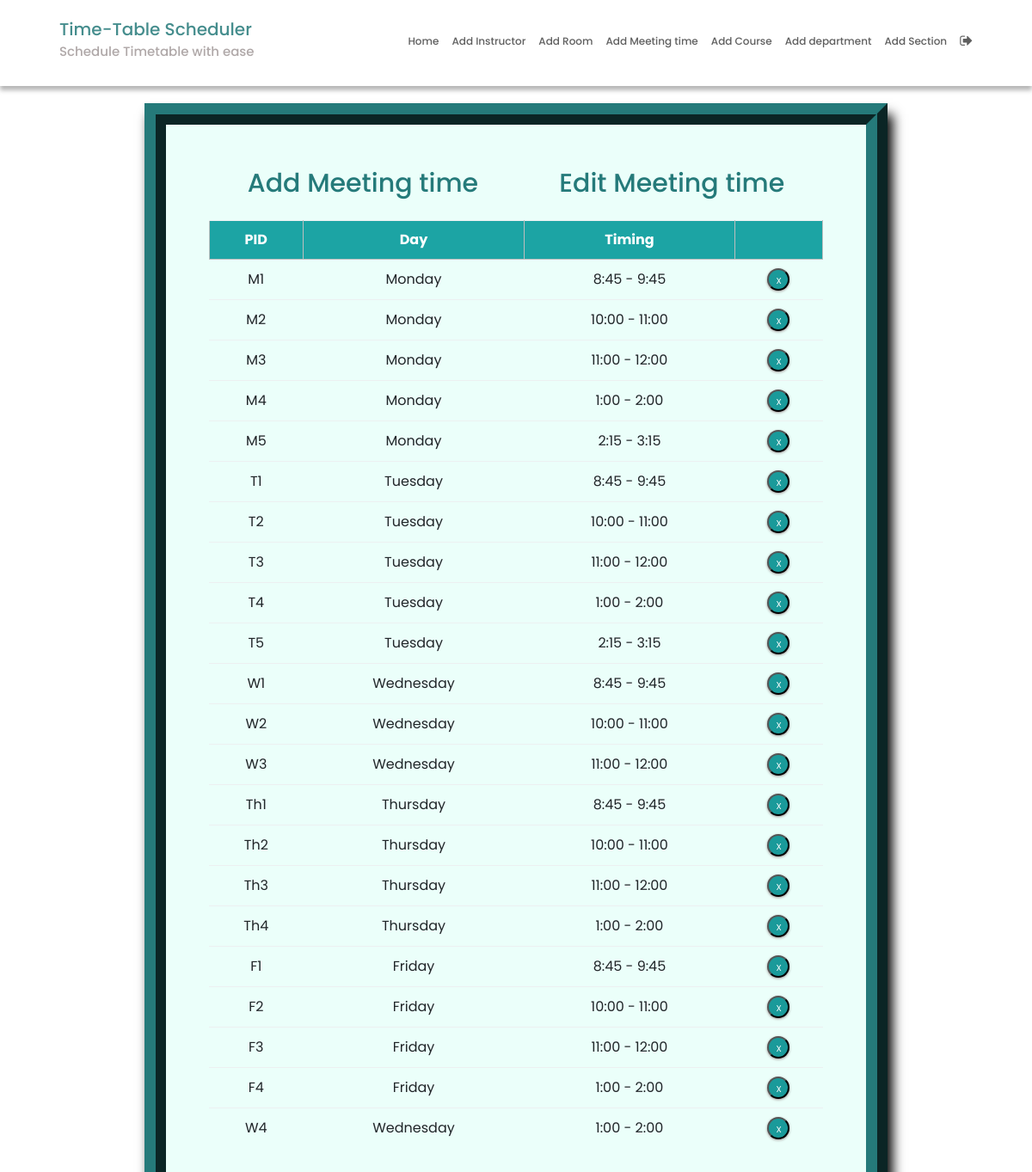
/meetingTimeEdit/ (signed in), run on the app's committed database.
### SchedulerApp/models.py (models this page shows, shortened)
class MeetingTime(models.Model):
    pid = models.CharField(max_length=4, primary_key=True)
    time = models.CharField(max_length=50,
                            choices=TIME_SLOTS,
                            default='11:30 - 12:30')
    day = models.CharField(max_length=15, choices=DAYS_OF_WEEK)

### SchedulerApp/views.py (the view)
# urls.py: path('meetingTimeEdit/', meetingTimeEdit, name='meetingTimeEdit'),
@login_required
def meetingTimeEdit(request):
    context = {'meeting_times': MeetingTime.objects.all()}
    return render(request, 'meetingTimeEdit.html', context)

### SchedulerApp/templatetags/index.py (called while the page is built)
@register.tag
def active(parser, token):
    args = token.split_contents()
    template_tag = args[0]
    if len(args) < 2:
        raise (template.TemplateSyntaxError, f'{template_tag} tag requires at least one argument')
    return NavSelectedNode(args[1:])

    def render(self, context):
        path = context['request'].path
        for p in self.patterns:
            pValue = template.Variable(p).resolve(context)
            if path == pValue:
                return 'active'
        return ''

### templates/meetingTimeEdit.html (shortened to what this page needs)
{% extends 'base.html' %}
{% block content %}
{% load static %}
<fieldset class="fieldset">
  <a href="{% url 'meetingTimeAdd'%}">
    <h1 class="tablink" onclick="openPage('new')" id="defaultOpen">Add Meeting time</h1>
  </a>
  <h1 class="tablink" onclick="openPage('edit')" id="link_to_edit">Edit Meeting time</h1>
  <div class="tabcontent" id="edit">
    <table class="table1">
      <thead>
        <tr class="table-headers">
          <th>PID</th>
          <th>Day</th>
          <th>Timing</th>
          <th class="empty"></th>
        </tr>
      </thead>
      <tbody>
        {% for mt in meeting_times %}
        <tr>
          <td>{{mt.pid}}</td>
          <td>{{mt.day}}</td>
          <td>{{mt.time}}</td>
          <td class="empty">
            <form action="{% url 'deletemeetingtime' mt.pid %}" method="post">
              <input type="submit" value="X" class="cross">
            </form>
          </td>
        </tr>
        {% endfor %}
      </tbody>
    </table>
  </div>
</fieldset>
{% endblock %}

### static/CSS/style.css (style rules this page uses)
* { margin: 0; padding: 0; box-sizing: border-box; font-family: "poppins", sans-serif; }
html { scroll-behavior: smooth; }
a { text-decoration: none; }
body { position: relative; }
html, body { margin: 0; padding: 0; box-sizing: border-box; font-family: "Quicksand", sans-serif; font-size: 62.5%; font-size: 10px; height: 100%; width: 100vw; }
fieldset { padding: 50px; border-width: 25px; border-style: ridge; border-color: #257a7a; box-shadow: 6px 13px 13px 0px black; background-color: #ebfffa; }
fieldset h1 { color: #257a7a; padding-bottom: 20px; margin-inline: 45px; display: inline-block; cursor: pointer; font-size: 3rem; }
fieldset input { padding: 8px; color: #938c8c }
.table2 td, th { border: 1px solid rgb(190, 190, 190); padding: 10px 20px; }
.table1 { width: 100%; border-collapse: collapse; text-align: center; overflow: hidden; }
.table1 td, th { border-top: 1px solid #ECF0F1; padding: 10px; }
.table1 th { background-color: #1ca4a4; color: #fff; }
.empty form { display: flex; justify-content: center; }
.cross { border-radius: 50%; font-size: 1rem; box-shadow: 0px 1px 3px 0px #9e9292; padding: 5px; color: #fff; background-color: #1a9a9a; cursor: pointer; width: 26px; height: 26px; }
.fieldset { min-width: 650px; font-size: 1.6rem; }

### data on the page
MeetingTime: pid "M1", day "Monday", time "8:45 - 9:45"
MeetingTime: pid "M2", day "Monday", time "10:00 - 11:00"
MeetingTime: pid "M3", day "Monday", time "11:00 - 12:00"
MeetingTime: pid "M4", day "Monday", time "1:00 - 2:00"
MeetingTime: pid "M5", day "Monday", time "2:15 - 3:15"
MeetingTime: pid "T1", day "Tuesday", time "8:45 - 9:45"
MeetingTime: pid "T2", day "Tuesday", time "10:00 - 11:00"
MeetingTime: pid "T3", day "Tuesday", time "11:00 - 12:00"
MeetingTime: pid "T4", day "Tuesday", time "1:00 - 2:00"
MeetingTime: pid "T5", day "Tuesday", time "2:15 - 3:15"
MeetingTime: pid "W1", day "Wednesday", time "8:45 - 9:45"
MeetingTime: pid "W2", day "Wednesday", time "10:00 - 11:00"
MeetingTime: pid "W3", day "Wednesday", time "11:00 - 12:00"
MeetingTime: pid "Th1", day "Thursday", time "8:45 - 9:45"
MeetingTime: pid "Th2", day "Thursday", time "10:00 - 11:00"
MeetingTime: pid "Th3", day "Thursday", time "11:00 - 12:00"
MeetingTime: pid "Th4", day "Thursday", time "1:00 - 2:00"
MeetingTime: pid "F1", day "Friday", time "8:45 - 9:45"
MeetingTime: pid "F2", day "Friday", time "10:00 - 11:00"
MeetingTime: pid "F3", day "Friday", time "11:00 - 12:00"
MeetingTime: pid "F4", day "Friday", time "1:00 - 2:00"
MeetingTime: pid "W4", day "Wednesday", time "1:00 - 2:00"
